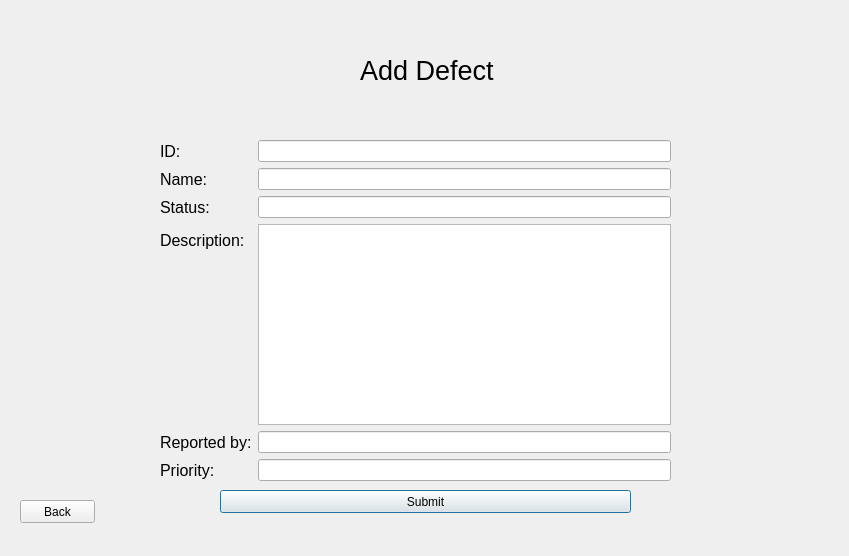
<?xml version="1.0" encoding="UTF-8"?>
<ui version="4.0">
 <class>addDefect</class>
 <widget class="QDialog" name="addDefect">
  <property name="geometry">
   <rect>
    <x>0</x>
    <y>0</y>
    <width>849</width>
    <height>556</height>
   </rect>
  </property>
  <property name="windowTitle">
   <string>Dialog</string>
  </property>
  <property name="styleSheet">
   <string notr="true"/>
  </property>
  <widget class="QLabel" name="label">
   <property name="geometry">
    <rect>
     <x>360</x>
     <y>40</y>
     <width>141</width>
     <height>61</height>
    </rect>
   </property>
   <property name="font">
    <font>
     <pointsize>20</pointsize>
    </font>
   </property>
   <property name="text">
    <string>Add Defect</string>
   </property>
  </widget>
  <widget class="QWidget" name="formLayoutWidget">
   <property name="geometry">
    <rect>
     <x>160</x>
     <y>140</y>
     <width>511</width>
     <height>341</height>
    </rect>
   </property>
   <layout class="QFormLayout" name="formLayout">
    <item row="0" column="0">
     <widget class="QLabel" name="label_2">
      <property name="font">
       <font>
        <pointsize>12</pointsize>
       </font>
      </property>
      <property name="text">
       <string>ID:</string>
      </property>
     </widget>
    </item>
    <item row="0" column="1">
     <widget class="QLineEdit" name="lineEdit"/>
    </item>
    <item row="1" column="0">
     <widget class="QLabel" name="label_3">
      <property name="font">
       <font>
        <pointsize>12</pointsize>
       </font>
      </property>
      <property name="text">
       <string>Name:</string>
      </property>
     </widget>
    </item>
    <item row="1" column="1">
     <widget class="QLineEdit" name="lineEdit_2"/>
    </item>
    <item row="2" column="0">
     <widget class="QLabel" name="label_4">
      <property name="font">
       <font>
        <pointsize>12</pointsize>
       </font>
      </property>
      <property name="text">
       <string>Status:</string>
      </property>
     </widget>
    </item>
    <item row="2" column="1">
     <widget class="QLineEdit" name="lineEdit_3"/>
    </item>
    <item row="3" column="0">
     <widget class="QLabel" name="label_7">
      <property name="font">
       <font>
        <pointsize>12</pointsize>
       </font>
      </property>
      <property name="text">
       <string>Description:</string>
      </property>
     </widget>
    </item>
    <item row="4" column="0">
     <widget class="QLabel" name="label_5">
      <property name="font">
       <font>
        <pointsize>12</pointsize>
       </font>
      </property>
      <property name="text">
       <string>Reported by:</string>
      </property>
     </widget>
    </item>
    <item row="4" column="1">
     <widget class="QLineEdit" name="lineEdit_4"/>
    </item>
    <item row="5" column="0">
     <widget class="QLabel" name="label_6">
      <property name="font">
       <font>
        <pointsize>12</pointsize>
       </font>
      </property>
      <property name="text">
       <string>Priority:</string>
      </property>
     </widget>
    </item>
    <item row="5" column="1">
     <widget class="QLineEdit" name="lineEdit_5"/>
    </item>
    <item row="3" column="1">
     <widget class="QTextEdit" name="textEdit"/>
    </item>
   </layout>
  </widget>
  <widget class="QPushButton" name="submitBtn">
   <property name="geometry">
    <rect>
     <x>220</x>
     <y>490</y>
     <width>411</width>
     <height>23</height>
    </rect>
   </property>
   <property name="text">
    <string>Submit</string>
   </property>
  </widget>
  <widget class="QPushButton" name="backBtn">
   <property name="geometry">
    <rect>
     <x>20</x>
     <y>500</y>
     <width>75</width>
     <height>23</height>
    </rect>
   </property>
   <property name="text">
    <string>Back</string>
   </property>
  </widget>
 </widget>
 <resources/>
 <connections/>
</ui>
